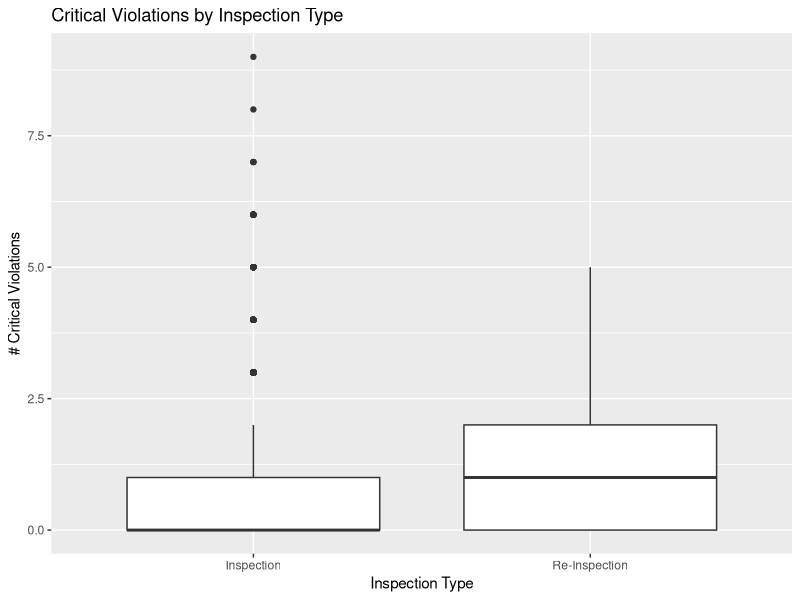
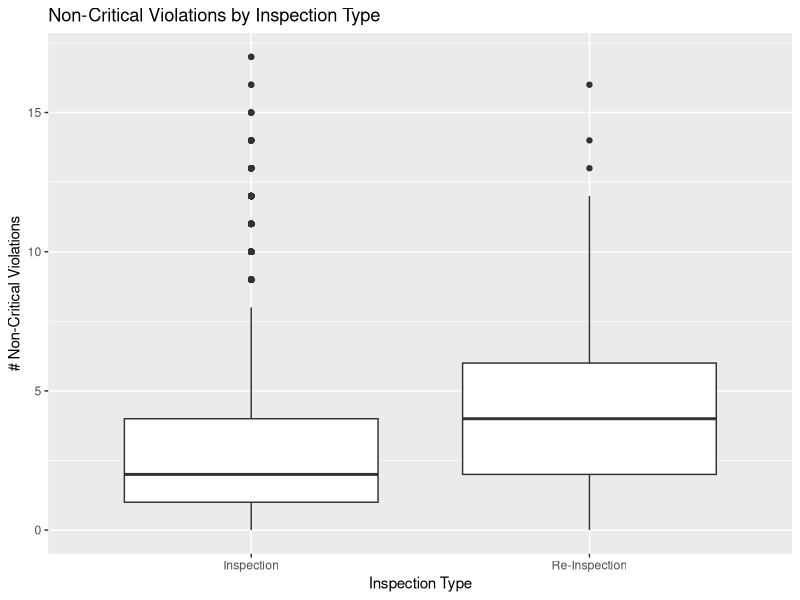
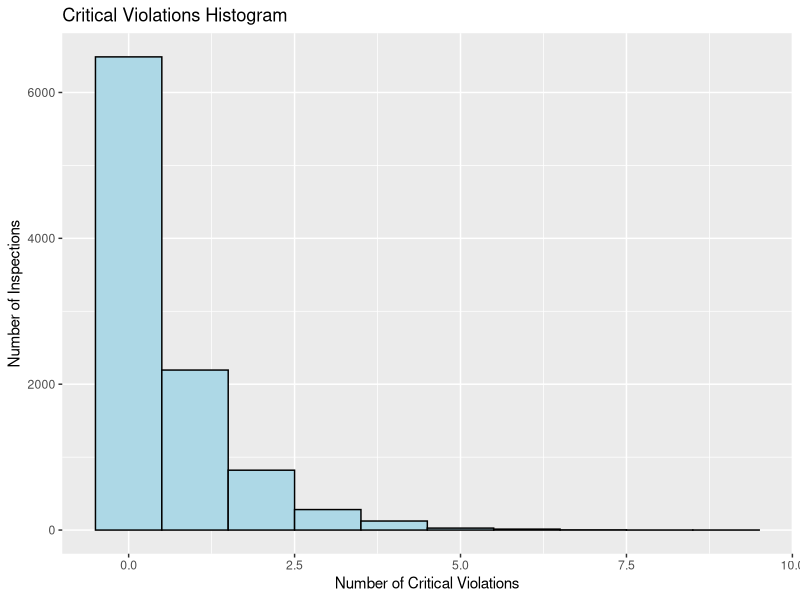
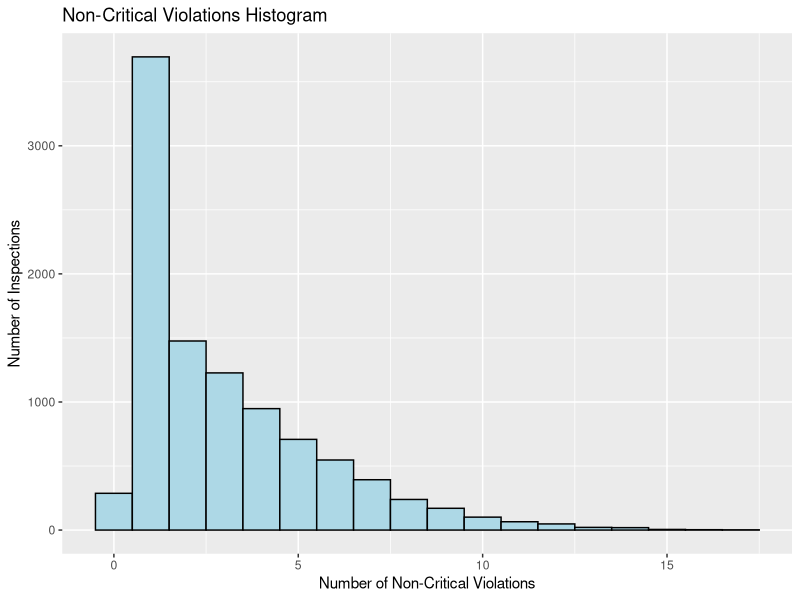
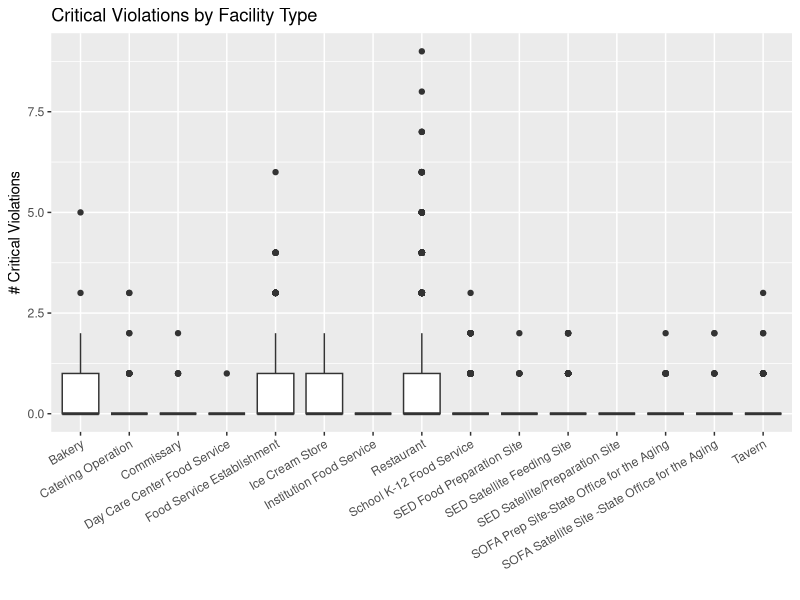
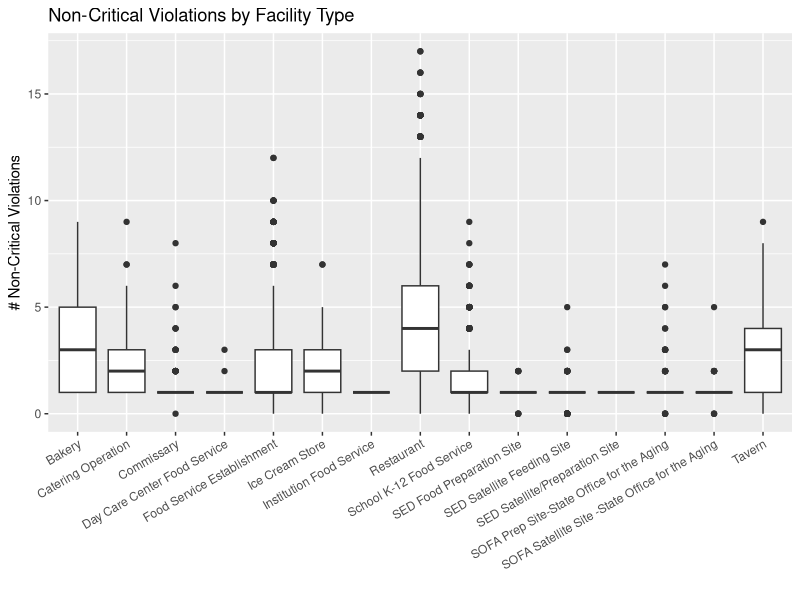
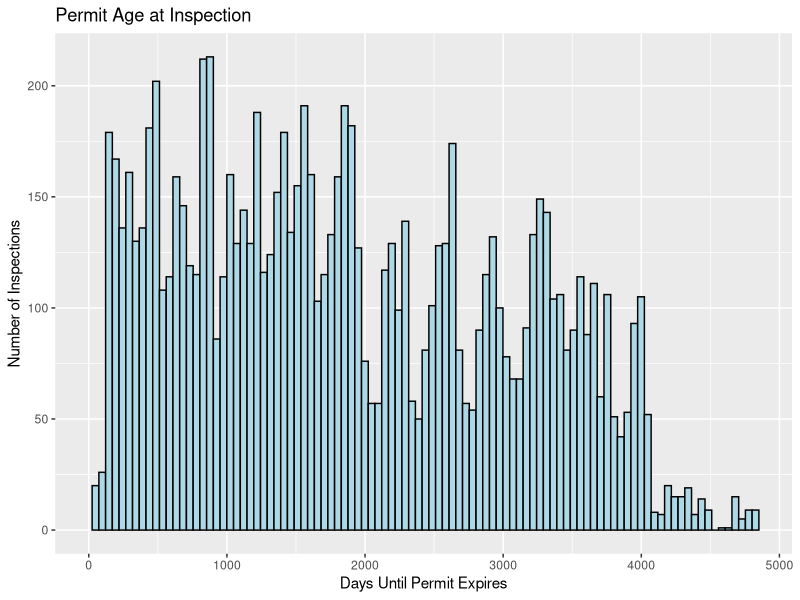
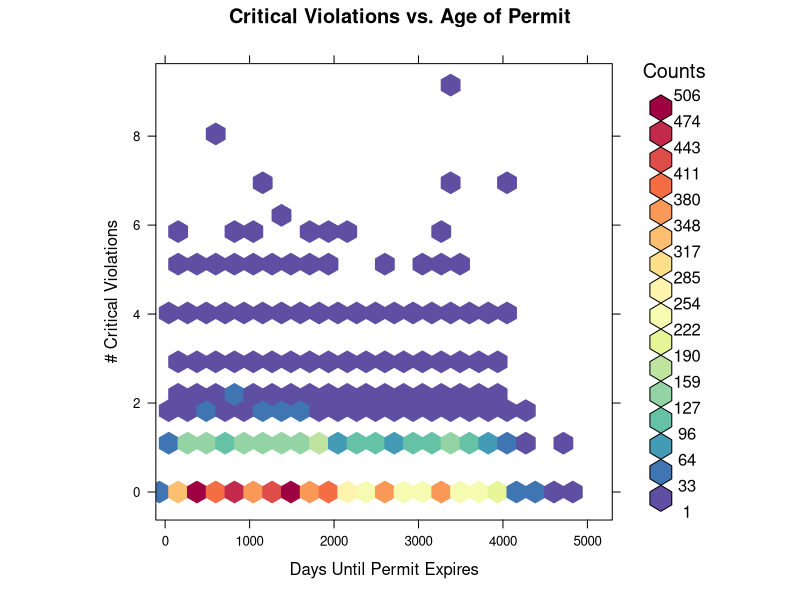

The R script that drew these images, in order: (Note: this script raises an error after producing the figures.)
## ---- chunk 1
library(data.table) 
library(readr)
library(magrittr)
library(lubridate)
library(ggplot2)
library(plyr)
library(ROCR)
library(knitr)
library(hexbin)
library(RColorBrewer)
rf <- colorRampPalette(rev(brewer.pal(11,'Spectral')))
r <- rf(32)
## ---- chunk 2
dat <- read_csv("../data/inspections2.csv") %>% data.table()
## ---- chunk 3
dat[ , .(.N,
         mean_critical = mean(`NUM CRITICAL VIOLATIONS (THIS INSPECTION)`),
         sd_critical = sd(`NUM CRITICAL VIOLATIONS (THIS INSPECTION)`),
         mean_nonCritical = mean(`NUM NON-CRITICAL VIOLATIONS (THIS INSPECTION)`),
         sd_nonCritical = sd(`NUM NON-CRITICAL VIOLATIONS (THIS INSPECTION)`)), by = 'INSPECTION TYPE'] %>% 
  kable()

nCritical <- dat[,`NUM CRITICAL VIOLATIONS (THIS INSPECTION)`]
nNonCritical <- dat[,`NUM NON-CRITICAL VIOLATIONS (THIS INSPECTION)`]
inspectionType <- dat[,`INSPECTION TYPE`]

t.test(nCritical[inspectionType=="Inspection"],nCritical[inspectionType=="Re-Inspection"])

ggplot(dat, aes(`INSPECTION TYPE`, `NUM CRITICAL VIOLATIONS (THIS INSPECTION)`)) + 
  geom_boxplot() + labs(title = "Critical Violations by Inspection Type", y = "# Critical Violations", x = "Inspection Type")

t.test(nNonCritical[inspectionType=="Inspection"],nNonCritical[inspectionType=="Re-Inspection"])

ggplot(dat, aes(`INSPECTION TYPE`, `NUM NON-CRITICAL VIOLATIONS (THIS INSPECTION)`)) + 
  geom_boxplot() + labs(title = "Non-Critical Violations by Inspection Type", y = "# Non-Critical Violations", x = "Inspection Type")

## ---- chunk 4

ggplot(dat, aes(`NUM CRITICAL VIOLATIONS (THIS INSPECTION)`)) + geom_histogram(binwidth = 1, color = "black",fill = "lightblue") + labs(title = "Critical Violations Histogram",x = "Number of Critical Violations",y = "Number of Inspections")

ggplot(dat, aes(`NUM NON-CRITICAL VIOLATIONS (THIS INSPECTION)`)) + geom_histogram(binwidth = 1, color = "black",fill = "lightblue") + labs(title = "Non-Critical Violations Histogram",x = "Number of Non-Critical Violations",y = "Number of Inspections")
## ---- chunk 5
count(dat[,`FACILITY TYPE`])
type = sort(unique(dat[,`FACILITY TYPE`]))
code <- dat[,`FACILITY CODE`]
ind = 0
nType = c()
for (i in type) {
    iThisType <- (dat[,`FACILITY TYPE`]==i)
    ind = ind+1
    nType[ind] <- length(unique(code[iThisType]))
}

ggplot(dat, aes(`FACILITY TYPE`,`NUM CRITICAL VIOLATIONS (THIS INSPECTION)`)) +
  geom_boxplot() + 
  theme(axis.text.x = element_text(angle = 30, hjust = 1)) + 
  labs(title = "Critical Violations by Facility Type",y = "# Critical Violations",x="")

ggplot(dat, aes(`FACILITY TYPE`,`NUM NON-CRITICAL VIOLATIONS (THIS INSPECTION)`)) +
  geom_boxplot() + 
  theme(axis.text.x = element_text(angle = 30, hjust = 1)) + 
  labs(title = "Non-Critical Violations by Facility Type",y = "# Non-Critical Violations",x="")
## ---- chunk 6
ggplot(dat, aes(`DAYS UNTIL PERMIT EXPIRES`)) + geom_histogram(bins = 100, color = "black",fill = "lightblue") + labs(title = "Permit Age at Inspection",x = "Days Until Permit Expires",y = "Number of Inspections") + xlim(0,max(dat[,`DAYS UNTIL PERMIT EXPIRES`]))

hexbinplot(`NUM CRITICAL VIOLATIONS (THIS INSPECTION)`~`DAYS UNTIL PERMIT EXPIRES`,data=dat,colramp=rf,main = "Critical Violations vs. Age of Permit", xlab = "Days Until Permit Expires", ylab = "# Critical Violations",aspect=1,xlim=c(-110,max(dat[,`DAYS UNTIL PERMIT EXPIRES`])))

ds = dat[,`DAYS UNTIL PERMIT EXPIRES`,`NUM NON-CRITICAL VIOLATIONS (THIS INSPECTION)`]
h <- hexbin(ds)
hexbinplot(`NUM NON-CRITICAL VIOLATIONS (THIS INSPECTION)`~`DAYS UNTIL PERMIT EXPIRES`,data=dat,colramp=rf,main = "Non-Critical Violations vs. Age of Permit", xlab = "Days Until Permit Expires", ylab = "# Non-Critical Violations",aspect=1,xlim=c(-110,max(dat[,`DAYS UNTIL PERMIT EXPIRES`])))

## ---- chunk 7
dat <- dat[!is.na(`NUM CRITICAL VIOLATIONS (PREVIOUS INSPECTION)`)]

ggplot(dat, aes(`DAYS SINCE LAST INSPECTION`)) + geom_histogram(bins = 100, color = "black",fill = "lightblue") + labs(title = "Inspection Frequency",x = "Days Since Last Inspection",y = "Number of Inspections") + xlim(0,max(dat[,`DAYS SINCE LAST INSPECTION`]))

hexbinplot(`NUM CRITICAL VIOLATIONS (THIS INSPECTION)`~`DAYS SINCE LAST INSPECTION`,data=dat,colramp=rf,main = "Critical Violations vs. Last Inspection Date", xlab = "Days Since Last Inspection", ylab = "# Critical Violations",aspect=1)

hexbinplot(`NUM CRITICAL VIOLATIONS (THIS INSPECTION)`~ `NUM CRITICAL VIOLATIONS (PREVIOUS INSPECTION)`,data=dat,colramp=rf,main = "Current and Previous Critical Violations", xlab = "# Critical (Previous)", ylab = "# Critical (Current)",aspect=1)

## ---- chunk 8
fit <- glm(`NUM CRITICAL VIOLATIONS (THIS INSPECTION)` ~ `NUM CRITICAL VIOLATIONS (PREVIOUS INSPECTION)`, 
           data = dat, family = "poisson")
summary(fit)
fitted_values <- predict(fit, type = "response")
pred <- prediction(fitted_values, dat_model$num_critical_binary)
plot(performance(pred, "tpr", "fpr"), main="ROC")
performance(pred, measure = "auc")@y.values  # AUC

## ---- chunk 9
dat[ , num_critical_binary := `NUM CRITICAL VIOLATIONS (THIS INSPECTION)` >= 1]
dat[ , num_critical_previous_binary := `NUM CRITICAL VIOLATIONS (PREVIOUS INSPECTION)` >= 1]

dat_model <- subset(dat, select = c("num_critical_binary", 
                                    "NUM CRITICAL VIOLATIONS (PREVIOUS INSPECTION)"))

dat_model <- dat_model[complete.cases(dat_model)]  # make complete ONLY for quick modelling

fit <- glm(num_critical_binary ~ `NUM CRITICAL VIOLATIONS (PREVIOUS INSPECTION)`,data = dat_model, family = "binomial")

summary(fit)
fitted_values <- predict(fit, type = "response")
pred1 <- prediction(fitted_values, dat_model$num_critical_binary)
plot(performance(pred1, "tpr", "fpr"), main="ROC")
performance(pred1, measure = "auc")@y.values  # AUC
## ---- chunk 10
dat_model <- subset(dat, select = c("num_critical_binary", 
                                    "FACILITY TYPE",
                                    "ZIP CODE",
                                    "NUM CRITICAL VIOLATIONS (PREVIOUS INSPECTION)",
                                    "NUM NON-CRITICAL VIOLATIONS (PREVIOUS INSPECTION)",
                                    "DAYS UNTIL PERMIT EXPIRES","DAYS SINCE LAST INSPECTION"))

dat_model <- dat_model[complete.cases(dat_model)]  # make complete ONLY for quick modelling
fit <- glm(num_critical_binary ~ `FACILITY TYPE` + `ZIP CODE` + `NUM CRITICAL VIOLATIONS (PREVIOUS INSPECTION)` + `NUM NON-CRITICAL VIOLATIONS (PREVIOUS INSPECTION)` + `DAYS UNTIL PERMIT EXPIRES` + `DAYS SINCE LAST INSPECTION`,data = dat_model, family = "binomial")

summary(fit)
fitted_values <- predict(fit, type = "response")
pred2 <- prediction(fitted_values, dat_model$num_critical_binary)
plot(performance(pred1, "tpr", "fpr"), main="ROC")
plot(performance(pred2, "tpr", "fpr"), main="ROC",add = TRUE,colorize = TRUE)
performance(pred, measure = "auc")@y.values  # AUC
## ---- chunk 11
dat[ , mean(num_critical_binary == num_critical_previous_binary, na.rm = TRUE)]
